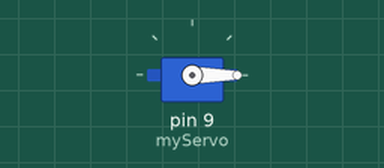
This sketch was run on a simulated Arduino Uno, built with avr-gcc and run on an emulated ATmega328P. Shown: servo.

Above: at 0.6 s.
Timing chart, 0 to 2.1 s (numbered marks = the images above):
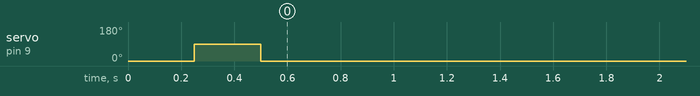

The sketch:

coindispense.ino
```cpp
#include <Servo.h>

Servo myServo;

void setup() {
  myServo.attach(9);  // Attach the servo to pin 9
  myServo.write(0);   // Start at 0 degrees
  delay(250);         // Short delay for stability

  myServo.write(90);  // Move to 90 degrees
  delay(250);         // Minimal wait for movement

  myServo.write(0);   // Instantly move back to 0 degrees
}

void loop() {
  // Do nothing after executing once
}
```
